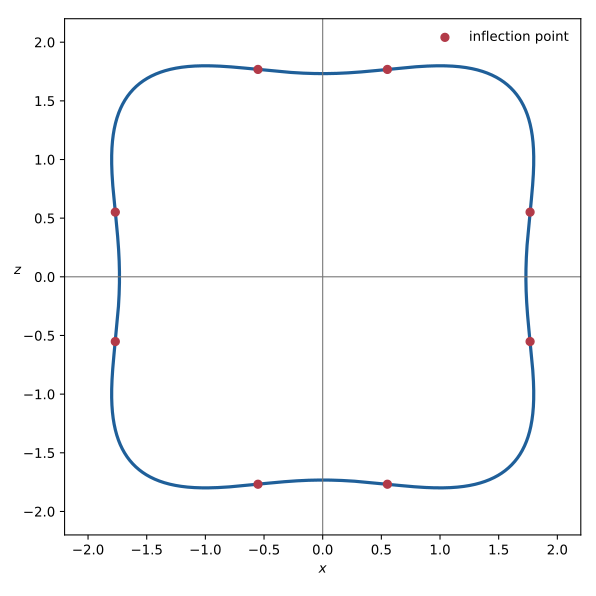

Reproduce this figure in Python.
#!/usr/bin/env python3
"""Plot the curve in 2020 Part IB Paper 1, Question 11E."""

from pathlib import Path

import matplotlib.pyplot as plt
import numpy as np


OUTPUT = Path(__file__).with_suffix(".svg")

plt.rcParams["svg.hashsalt"] = "codex-wiki"

x = np.linspace(-2.2, 2.2, 900)
z = np.linspace(-2.2, 2.2, 900)
xx, zz = np.meshgrid(x, z)
level = (xx**2 - 1) ** 2 + (zz**2 - 1) ** 2 - 5

fig, ax = plt.subplots(figsize=(6.2, 6.2))
ax.contour(xx, zz, level, levels=[0], colors=["#1f5f99"], linewidths=2.4)

# The positive squared coordinates at a meridional inflection point are
# (u, v) and (v, u), where these numerical values solve the level-set and
# zero-curvature equations simultaneously.
u = 0.3041992211341421
v = 3.125055593656238
points = []
for x_squared, z_squared in ((u, v), (v, u)):
    for x_sign in (-1, 1):
        for z_sign in (-1, 1):
            points.append(
                (x_sign * np.sqrt(x_squared), z_sign * np.sqrt(z_squared))
            )
px, pz = np.asarray(points).T
ax.scatter(px, pz, color="#b23a48", marker="o", s=35, zorder=3, label="inflection point")

ax.axhline(0, color="0.45", linewidth=0.8)
ax.axvline(0, color="0.45", linewidth=0.8)
ax.set_aspect("equal")
ax.set_xlim(-2.2, 2.2)
ax.set_ylim(-2.2, 2.2)
ax.set_xlabel("$x$")
ax.set_ylabel("$z$", rotation=0)
ax.legend(loc="upper right", frameon=False)
fig.tight_layout()
fig.savefig(OUTPUT, metadata={"Date": None})
